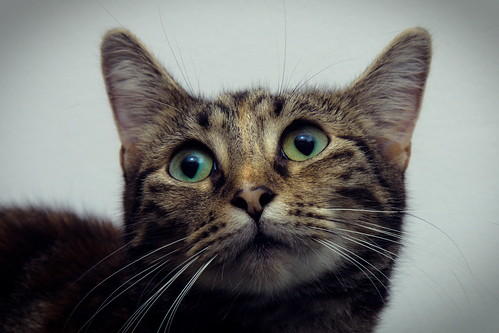
#> input picture learn-python/ADVANCED/COMPUTER VISION/images/cat_2.jpg, 499 x 333 px, found by its file name
$ jupyter execute --allow-errors transformasi.ipynb
#> lines starting #> are read from the running program, lines starting #| are printed output that depends on the picture
[cell 1]
import cv2 as cv
import numpy as np

[cell 2]
def translate(img, x, y):
    transMat = np.float32([[1, 0, x],[0, 1, y]])
    dimension = (img.shape[1], img.shape[0])

    return cv.warpAffine(img, transMat, dimension)

img = cv.imread('/home/irkham/Learning-journey/learn-python/ADVANCED/COMPUTER VISION/images/cat_2.jpg')
#> img is the input picture: shape (333, 499, 3); mean B, G, R 112.9, 115.3, 115
cv.imshow('img', img)

trans_right = translate(img, 100, 100)
#> in translate, `return cv.warpAffine(img, transMat, dimension)`:
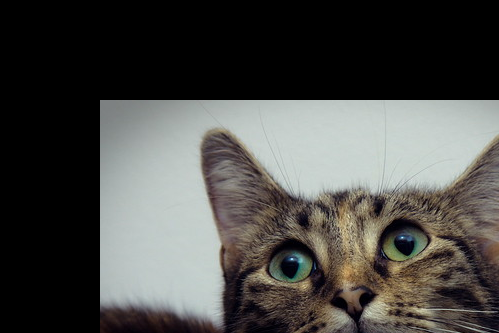
#> returned value: shape (333, 499, 3); mean of channels 0, 1, 2 72, 74.9, 75.4; drawn as B, G, R
cv.imshow('trans', trans_right)


cv.waitKey(0)
cv.destroyAllWindows()

## rotation

[cell 3]
def rotate(img, angle, rotPoint=None):
#> called with angle = -45
    (height, width) = img.shape[:2]
#> height = 333; width = 499

    if rotate is None:
        rotPoint = (width//2, height//2)

    rotMat = cv.getRotationMatrix2D(rotPoint, angle, 1.0)
    dimension = (width, height)
    return cv.warpAffine(img, rotMat, dimension)


img = cv.imread('/home/irkham/Learning-journey/learn-python/ADVANCED/COMPUTER VISION/images/cat_2.jpg')
cv.imshow('img', img)

#> (the rest of this cell did not finish here and is left out)

## flip

[cell 4]
img = cv.imread('/home/irkham/Learning-journey/learn-python/ADVANCED/COMPUTER VISION/images/cat_2.jpg')
cv.imshow('img', img)

flip = cv.flip(img, -1)
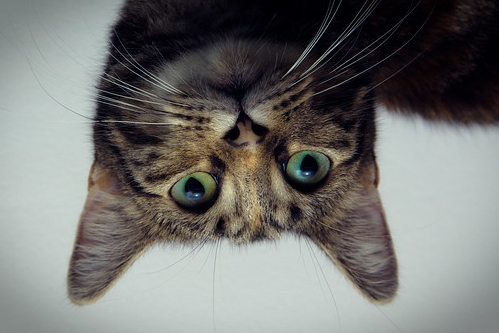
#> flip: shape (333, 499, 3); mean B, G, R 112.9, 115.3, 115
cv.imshow('flip', flip)

cv.waitKey(0)
cv.destroyAllWindows()

$ run again, with learn-python/ADVANCED/COMPUTER VISION/images/cat-photo-hd.jpg copied over learn-python/ADVANCED/COMPUTER VISION/images/cat_2.jpg
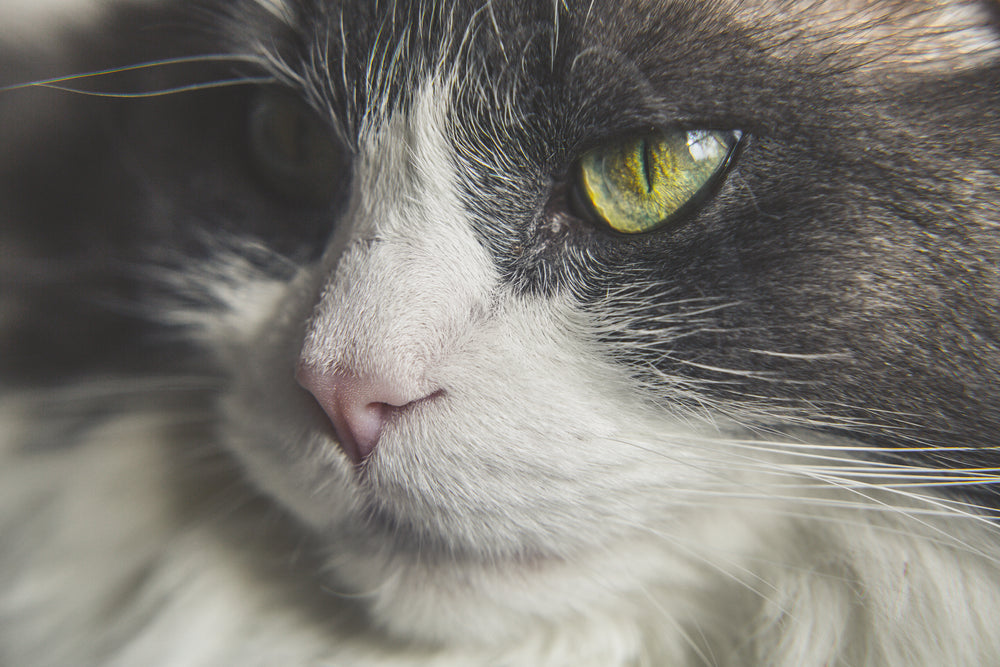
#> input picture learn-python/ADVANCED/COMPUTER VISION/images/cat-photo-hd.jpg, 1000 x 667 px, found by its file name
#> img is the input picture: shape (667, 1000, 3); mean B, G, R 112.7, 118.9, 121.6
#> in translate, `return cv.warpAffine(img, transMat, dimension)`:
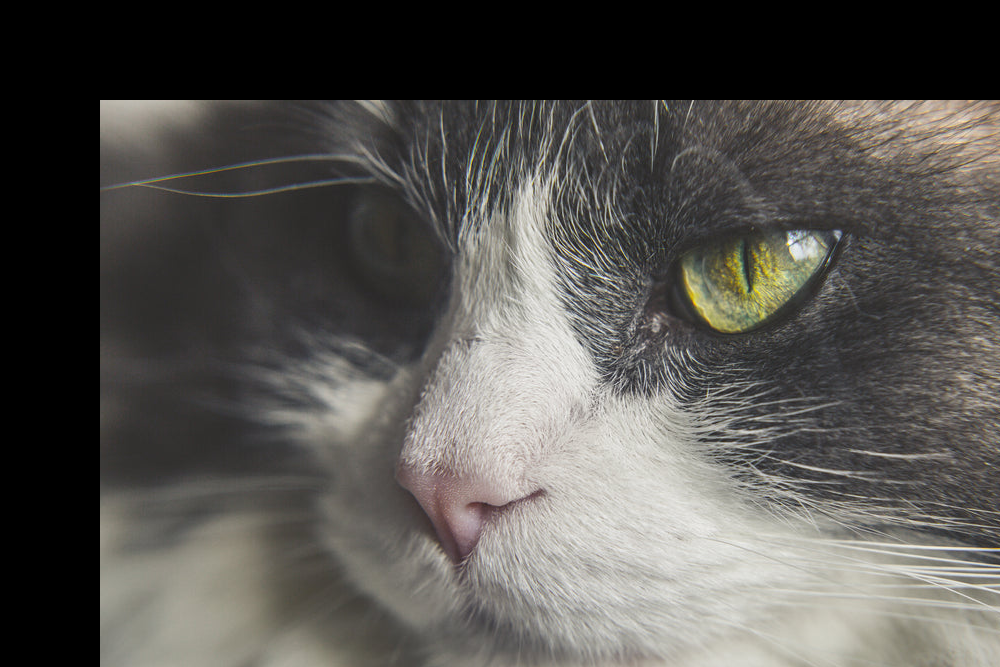
#> returned value: shape (667, 1000, 3); mean of channels 0, 1, 2 80.8, 84.7, 86.7; drawn as B, G, R
#> `flip = cv.flip(img, -1)`:
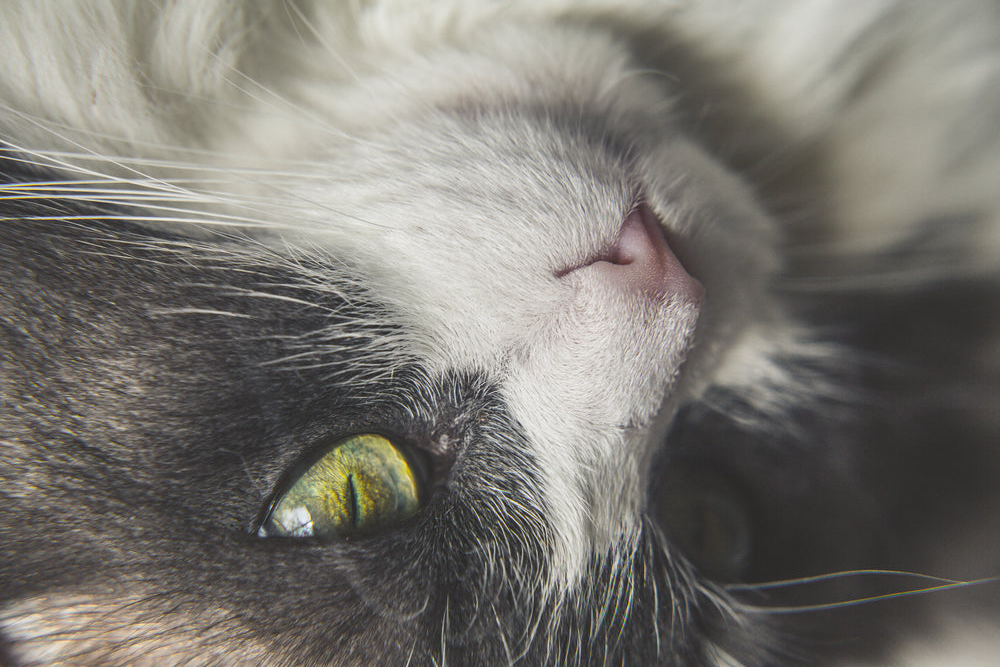
#> flip: shape (667, 1000, 3); mean B, G, R 112.7, 118.9, 121.6
